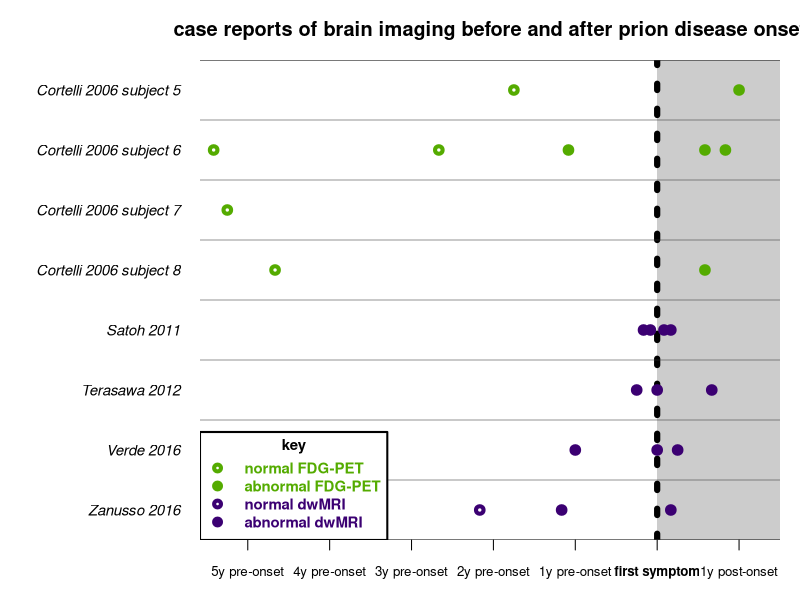

Generate this figure with R:
setwd('~/d/sci/src/prp-misc')
options(stringsAsFactors=FALSE)

fdgcol='#54AB00'
dwicol='#3B0072'
lncol='#333333'

png('figures/imaging_case_reports.png',width=800,height=400,res=85)
par(mar=c(3,10,3,1))
plot(NA,NA,xlim=c(-67,18),ylim=c(.5,8.5),xaxs='i',yaxs='i',axes=FALSE,ann=FALSE)
rect(xleft=-67,xright=0,ybottom=0,ytop=9,col='#FFFFFF',border=NA)
rect(xleft=0,xright=24,ybottom=0,ytop=9,col='#CCCCCC',border=NA)
abline(v=0, lty=3, lwd=6, col='#000000')
# Zanusso 2016
points(x=c(-26,-14,2),y=rep(1,3),pch=c(1,19,19),lwd=4,col=dwicol)
# Verde 2016
points(x=c(-12,0,3),y=rep(2,3),pch=c(19,19,19),lwd=4,col=dwicol)
# Terasawa 2012
points(x=c(-3,0,8),y=rep(3,3),pch=c(19,19,19),lwd=4,col=dwicol)
# Satoh 2011
points(x=c(-2,-1,1,2),y=rep(4,4),pch=c(19,19,19,19),lwd=4,col=dwicol)
# Cortelli 2006 subject 5
points(x=c(-21,12),y=rep(8,2),pch=c(1,19),lwd=4,col=fdgcol)
# Cortelli 2006 subject 6
points(x=c(-65,-32,-13,7,10),y=rep(7,5),pch=c(1,1,19,19,19),lwd=4,col=fdgcol)
# Cortelli 2006 subject 7
points(x=c(-63),y=rep(6,1),pch=c(1),lwd=4,col=fdgcol)
# Cortelli 2006 subject 8
points(x=c(-56,7),y=rep(5,2),pch=c(1,19),lwd=4,col=fdgcol)
abline(h=seq(.5,8.5,1),lwd=.5,col=lncol)
abline(h=c(.5,8.5),lwd=1,col=lncol)
axis(side=1, at=(-5:1)*12, labels=NA, lwd.ticks=1, lwd=0, cex.axis=.7)
mtext(side=1, line=1, at=(-5:1)*12, text=c('5y pre-onset',
                                   '4y pre-onset',
                                   '3y pre-onset',
                                   '2y pre-onset',
                                   '1y pre-onset',
                                   'first symptom',
                                   '1y post-onset'),
      font=c(1,1,1,1,1,2,1), cex=.8)
axis(side=2, at=8:1, lwd.ticks=0, lwd=0, las=2, cex.axis=.9, font.axis=3,
                     labels=c('Cortelli 2006 subject 5',
                              'Cortelli 2006 subject 6',
                              'Cortelli 2006 subject 7',
                              'Cortelli 2006 subject 8',
                              'Satoh 2011',
                              'Terasawa 2012',
                              'Verde 2016',
                              'Zanusso 2016'))
mtext(side=3, line=1, text='case reports of brain imaging before and after prion disease onset', font=2, cex=1.2)
legend('bottomleft',title='key',legend=c('normal FDG-PET','abnormal FDG-PET','normal dwMRI','abnormal dwMRI'),
       col=c(fdgcol,fdgcol,dwicol,dwicol),text.col=c(fdgcol,fdgcol,dwicol,dwicol),text.font=2,cex=.9,pch=c(1,19,1,19),
       pt.lwd=4,lwd=0,title.col='#000000',box.lwd=2)
dev.off()

